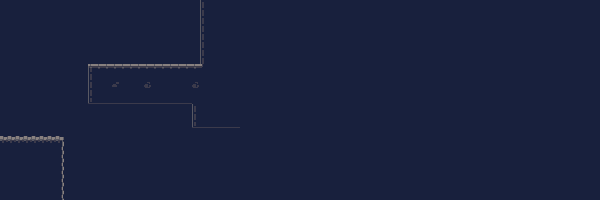

A level layout from a 2D game, rendered from its tile map. Below: a short description, then the map file with tile-grid data replaced by summaries:
An orthogonal 75x25 tile map with 8x8 px tiles, 3 tile layers (Background, Walls, Enviroment), 2 tilesets and 14 objects (Player).

<map version="1.0" tiledversion="1.0.3" orientation="orthogonal" renderorder="right-down" width="75" height="25" tilewidth="8" tileheight="8" nextobjectid="21">
 <tileset firstgid="1" source="tilesets/cavesofgallet_tiles.tsx" />
 <tileset firstgid="97" source="tilesets/Entities.tsx" />
 <layer name="Background" width="75" height="25">
  <data>[1875 cells, 1875 non-empty, 1 distinct tile ids]</data>
 </layer>
 <layer name="Walls" width="75" height="25">
  <data>[1875 cells, 62 non-empty, 9 distinct tile ids]</data>
 </layer>
 <layer name="Enviroment" width="75" height="25">
  <data>[1875 cells, 3 non-empty, 2 distinct tile ids]</data>
 </layer>
 <objectgroup name="Collisions">
  <object id="1" x="0" y="136" width="64" height="8" />
  <object id="2" x="56" y="136" width="8" height="64" />
  <object id="3" x="87.5" y="96" width="104" height="8" />
  <object id="4" x="192" y="96" width="8" height="32" />
  <object id="5" x="200" y="120" width="40" height="8" />
  <object id="6" x="88" y="64" width="8" height="40" />
  <object id="7" x="88" y="64" width="120" height="8" />
  <object id="8" x="200" y="0" width="8" height="64" />
  <object id="13" x="600" y="0" width="8" height="192" />
  <object id="14" x="0" y="-8" width="608" height="8" />
  <object id="16" x="600" y="192" width="8" height="16" />
  <object id="17" x="-8" y="200" width="616" height="8" />
  <object id="18" x="-8" y="0" width="8" height="208" />
 </objectgroup>
 <objectgroup name="Entities">
  <object id="9" name="Player" gid="97" x="0" y="136" width="37.5" height="27.5" />
 </objectgroup>
</map>
